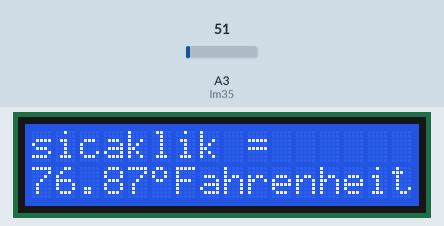
Simulated run of this sketch. Board: Arduino Uno, built with avr-gcc and run on an emulated ATmega328P. Parts: 16×2 character LCD. Inputs (shaded band) come from the test bench; at power-on: A3 (lm35) = 51.

Above: at 1.2 s.
1.3 s: A3 (lm35) set to 61
At 2.6 s:
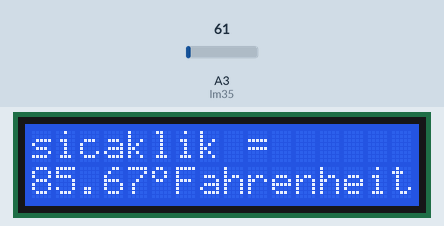
3.5 s: A3 (lm35) set to 71
At 4.7 s:
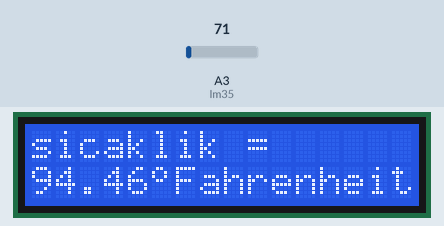
5.6 s: A3 (lm35) set to 86
At 6.9 s:
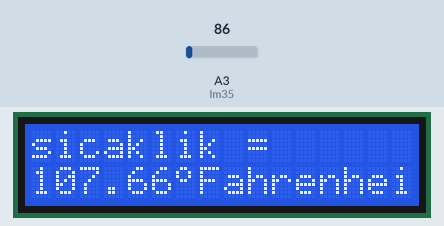
Timing chart, 0 to 8.6 s (numbered marks = the images above; inputs shaded):
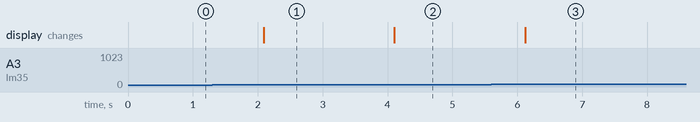

The sketch:

lcdSicaklikSensoru.ino
```cpp
#include <Wire.h>
#include <LiquidCrystal.h>

const int lm35 = A3;

float voltajDeger = 0;
float sicaklik = 0;
float sicaklikF = 0;
int gelenVeri = 0;
byte karakter1[8] = {0x0C,0x12,0x12,0x0C,0x00,0x00,0x00,0x00};
LiquidCrystal lcd (12,11,5,4,3,2);
void setup() {
  lcd.begin(16,2);
  lcd.createChar(1,karakter1);
}
void loop() {
  gelenVeri = analogRead(lm35);
  voltajDeger = (gelenVeri/1023.0)*5000;
  sicaklik = voltajDeger / 10.0;  //derece cinsinden
  sicaklikF = (sicaklik*1.8)+32;
  lcd.clear();
  lcd.home();
  lcd.print("sicaklik = ");
  lcd.setCursor(0,1);
  lcd.print(sicaklikF);
  lcd.write(byte(1));
  lcd.print("Fahrenheit");
  delay(1000);

}
```

Measured:
- after the input at 1.3 s, the display: changes after 0.79 s (image 1)
- after the input at 3.5 s, the display: changes after 0.61 s (image 2)
- after the input at 5.6 s, the display: changes after 0.52 s (image 3)
